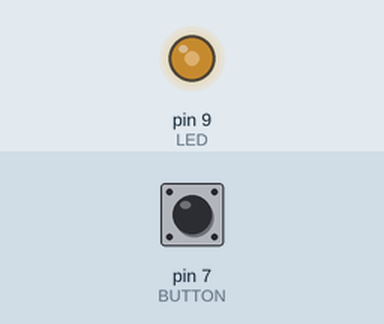
Simulated run of this sketch. Board: Arduino Uno, built with avr-gcc and run on an emulated ATmega328P. On the bench: output pins drawn as LEDs (lit = HIGH). Inputs (shaded band) come from the test bench; at power-on: pin 7 (BUTTON) LOW.

Above: at 1.2 s.
1.3 s: pin 7 (BUTTON) pulled HIGH for 1 s
At 2.08 s:
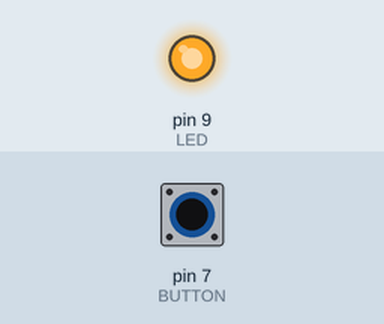
3.8 s: pin 7 (BUTTON) pulled HIGH for 0.15 s
At 4.9 s:
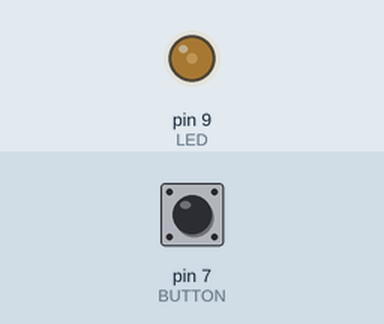
5.4 s: pin 7 (BUTTON) pulled HIGH for 3.2 s
At 6.18 s:
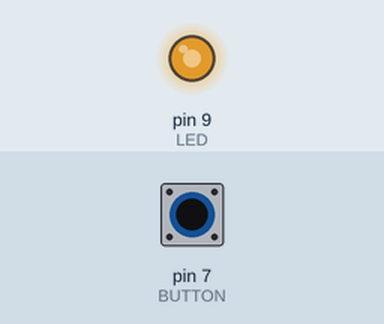
Timing chart, 0 to 10.1 s (numbered marks = the images above; inputs shaded):
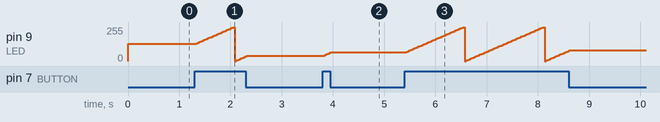

The sketch:

sketch_led_with_pwm_button.ino
```cpp
// Constants
const int LED = 9;
const int BUTTON = 7;

// Variables
int but = 0;                  // state of the button (1=pressed, 0=not pressed)
int brightness = 128;         // current led brightness

void setup() {
  // Tell Arduino which pins are input and output
  pinMode(LED, OUTPUT);
  pinMode(BUTTON, INPUT);
}

void loop() {
  // Read the value from the button
  but = digitalRead(BUTTON);

  // Check if button is changing from off to on
  if (but==HIGH)
  {
      brightness+= 5;         // turn the brightness up a bit
      delay(30);              // dely to slow down the transition
      if (brightness>255)     // if we reach maximum brightness, go back to 0
        brightness = 0;
  }

  // Set the LED brightness
  analogWrite(LED, brightness);
}
```

Measured:
- after the input at 3.8 s, pin 9 (LED): 40/255 → 65/255 at once
- after the input at 5.4 s, pin 9 (LED): ramps from 0/255 to 255/255 and jumps back, once every 1.6 s
